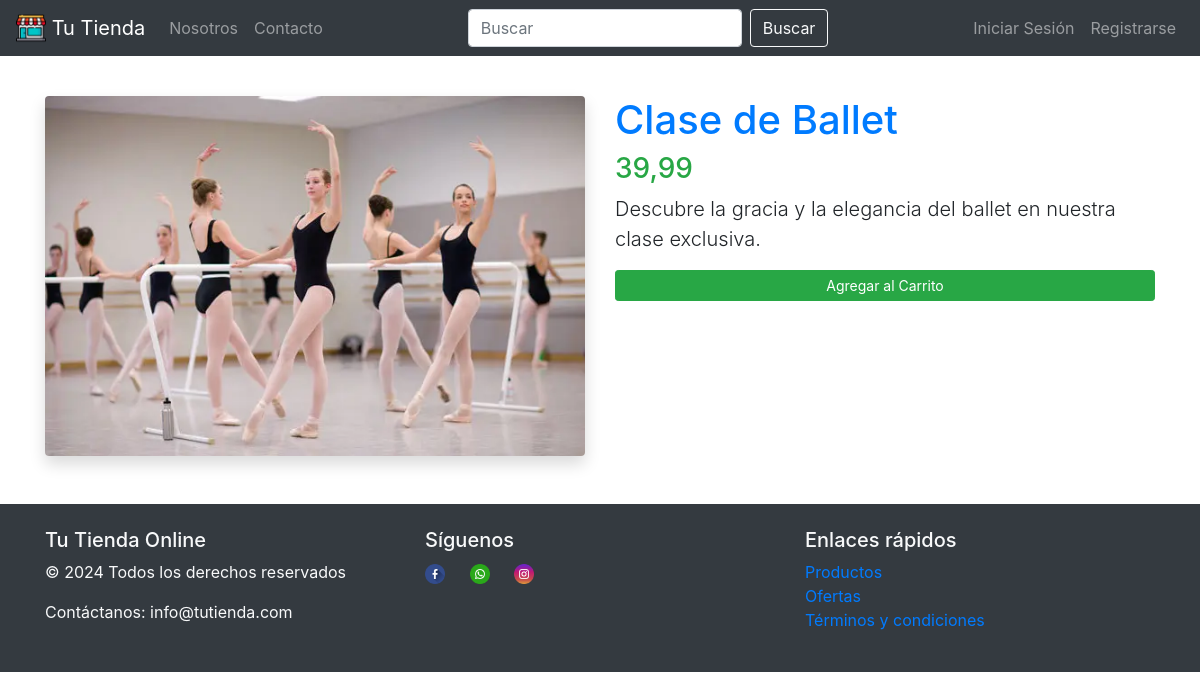
/producto/4/, run on the app's committed database.
### tienda/models.py (models this page shows, shortened)
class Producto(models.Model):
    nombre = models.CharField(max_length=100)
    precio = models.DecimalField(max_digits=10, decimal_places=2)
    descripcion = models.TextField()
    imagen = models.ImageField(upload_to="productos/", null=True, blank=True)

### tienda/views.py (the view)
# urls.py: path("producto/<int:producto_id>/", producto, name="producto"),
def producto(request, producto_id):
    producto = Producto.objects.get(pk=producto_id)
    return render(request, "producto.html", {"producto": producto})

### tienda/context_processors.py (called while the page is built)
def items_carrito(request):
    carrito = None
    creado = False
    if request.user.is_authenticated:
        carrito, creado = Carrito.objects.get_or_create(usuario=request.user)
    total_items_carrito = (
        carrito.itemcarrito_set.aggregate(Sum("cantidad"))["cantidad__sum"]
        if carrito
        else 0
    )
    return {
        "items_carrito": carrito.itemcarrito_set.all() if carrito else [],
        "carrito": carrito,
        "creado": creado,
        "total_items_carrito": total_items_carrito,
    }

### tienda/templates/producto.html (shortened to what this page needs)
{% extends "base.html" %} {% block contenido%}
<div class="container mt-5">
  <div class="row">
    <div class="col-md-6">
      <img
        src="{{ producto.imagen.url }}"
        alt="{{ producto.nombre }}"
        class="img-fluid rounded shadow"
      />
    </div>
    <div class="col-md-6">
      <h1 class="text-primary">{{producto.nombre}}</h1>
      <p class="h3 text-success">{{producto.precio}}</p>
      <p class="lead">{{producto.descripcion}}</p>
      <form method="post" action="{% url 'agregar_carrito' %}">
        <button type="submit" class="btn btn-success btn-block btn-sm mb-1">
          Agregar al Carrito
        </button>
      </form>
    </div>
  </div>
</div>
{% endblock %}

### data on the page
Producto: imagen (picture), nombre "Clase de Ballet", precio "39,99", descripcion "Descubre la gracia y la elegancia del ballet en nuestra clase exclusiva."
